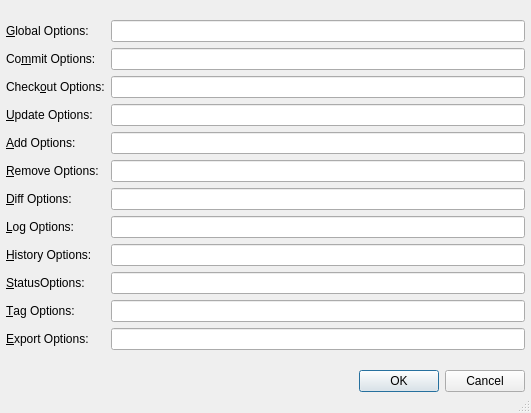
<ui version="4.0" >
 <class>vcsCommandOptionsDialog</class>
 <widget class="QDialog" name="vcsCommandOptionsDialog" >
  <property name="geometry" >
   <rect>
    <x>0</x>
    <y>0</y>
    <width>531</width>
    <height>413</height>
   </rect>
  </property>
  <property name="windowTitle" >
   <string>VCS Command Options</string>
  </property>
  <property name="whatsThis" >
   <string>&lt;b>VCS Command Options Dialog&lt;/b>
&lt;p>Enter the options for the different VCS commands. The "Global Options" entry applies to all VCS commands.&lt;/p></string>
  </property>
  <property name="sizeGripEnabled" >
   <bool>true</bool>
  </property>
  <layout class="QVBoxLayout" >
   <item>
    <layout class="QGridLayout" >
     <item row="8" column="0" >
      <widget class="QLabel" name="historyLabel" >
       <property name="text" >
        <string>&amp;History Options:</string>
       </property>
       <property name="buddy" >
        <cstring>historyEdit</cstring>
       </property>
      </widget>
     </item>
     <item row="4" column="0" >
      <widget class="QLabel" name="addLabel" >
       <property name="text" >
        <string>&amp;Add Options:</string>
       </property>
       <property name="buddy" >
        <cstring>addEdit</cstring>
       </property>
      </widget>
     </item>
     <item row="5" column="0" >
      <widget class="QLabel" name="removeLabel" >
       <property name="text" >
        <string>&amp;Remove Options:</string>
       </property>
       <property name="buddy" >
        <cstring>removeEdit</cstring>
       </property>
      </widget>
     </item>
     <item row="10" column="0" >
      <widget class="QLabel" name="tagLabel" >
       <property name="text" >
        <string>&amp;Tag Options:</string>
       </property>
       <property name="buddy" >
        <cstring>tagEdit</cstring>
       </property>
      </widget>
     </item>
     <item row="1" column="1" >
      <widget class="QLineEdit" name="commitEdit" >
       <property name="toolTip" >
        <string>Enter the options for the commit command.</string>
       </property>
       <property name="whatsThis" >
        <string>&lt;b>Commit Options&lt;/b>
&lt;p>Enter the options for the commit command.&lt;/p></string>
       </property>
      </widget>
     </item>
     <item row="8" column="1" >
      <widget class="QLineEdit" name="historyEdit" >
       <property name="toolTip" >
        <string>Enter the options for the history command.</string>
       </property>
       <property name="whatsThis" >
        <string>&lt;b>History Options&lt;/b>
&lt;p>Enter the options for the history command.&lt;/p></string>
       </property>
      </widget>
     </item>
     <item row="6" column="1" >
      <widget class="QLineEdit" name="diffEdit" >
       <property name="toolTip" >
        <string>Enter the options for the diff command.</string>
       </property>
       <property name="whatsThis" >
        <string>&lt;b>Diff Options&lt;/b>
&lt;p>Enter the options for the diff command.&lt;/p></string>
       </property>
      </widget>
     </item>
     <item row="3" column="1" >
      <widget class="QLineEdit" name="updateEdit" >
       <property name="toolTip" >
        <string>Enter the options for the update command.</string>
       </property>
       <property name="whatsThis" >
        <string>&lt;b>Update Options&lt;/b>
&lt;p>Enter the options for the update command.&lt;/p></string>
       </property>
      </widget>
     </item>
     <item row="7" column="1" >
      <widget class="QLineEdit" name="logEdit" >
       <property name="toolTip" >
        <string>Enter the options for the log command.</string>
       </property>
       <property name="whatsThis" >
        <string>&lt;b>Log Options&lt;/b>
&lt;p>Enter the options for the log command.&lt;/p></string>
       </property>
      </widget>
     </item>
     <item row="10" column="1" >
      <widget class="QLineEdit" name="tagEdit" >
       <property name="toolTip" >
        <string>Enter the options for the tag command.</string>
       </property>
       <property name="whatsThis" >
        <string>&lt;b>Tag Options&lt;/b>
&lt;p>Enter the options for the tag command.&lt;/p></string>
       </property>
      </widget>
     </item>
     <item row="9" column="1" >
      <widget class="QLineEdit" name="statusEdit" >
       <property name="toolTip" >
        <string>Enter the options for the status command.</string>
       </property>
       <property name="whatsThis" >
        <string>&lt;b>Status Options&lt;/b>
&lt;p>Enter the options for the status command.&lt;/p></string>
       </property>
      </widget>
     </item>
     <item row="6" column="0" >
      <widget class="QLabel" name="diffLabel" >
       <property name="text" >
        <string>&amp;Diff Options:</string>
       </property>
       <property name="buddy" >
        <cstring>diffEdit</cstring>
       </property>
      </widget>
     </item>
     <item row="0" column="0" >
      <widget class="QLabel" name="globalLabel" >
       <property name="text" >
        <string>&amp;Global Options:</string>
       </property>
       <property name="buddy" >
        <cstring>globalEdit</cstring>
       </property>
      </widget>
     </item>
     <item row="11" column="1" >
      <widget class="QLineEdit" name="exportEdit" >
       <property name="toolTip" >
        <string>Enter the options for the export command.</string>
       </property>
       <property name="whatsThis" >
        <string>&lt;b>Export Options&lt;/b>
&lt;p>Enter the options for the export command.&lt;/p></string>
       </property>
      </widget>
     </item>
     <item row="4" column="1" >
      <widget class="QLineEdit" name="addEdit" >
       <property name="toolTip" >
        <string>Enter the options for the add command.</string>
       </property>
       <property name="whatsThis" >
        <string>&lt;b>Add Options&lt;/b>
&lt;p>Enter the options for the add command.&lt;/p></string>
       </property>
      </widget>
     </item>
     <item row="7" column="0" >
      <widget class="QLabel" name="logLabel" >
       <property name="text" >
        <string>&amp;Log Options:</string>
       </property>
       <property name="buddy" >
        <cstring>logEdit</cstring>
       </property>
      </widget>
     </item>
     <item row="9" column="0" >
      <widget class="QLabel" name="statusLabel" >
       <property name="text" >
        <string>&amp;StatusOptions:</string>
       </property>
       <property name="buddy" >
        <cstring>statusEdit</cstring>
       </property>
      </widget>
     </item>
     <item row="5" column="1" >
      <widget class="QLineEdit" name="removeEdit" >
       <property name="toolTip" >
        <string>Enter the options for the remove command.</string>
       </property>
       <property name="whatsThis" >
        <string>&lt;b>Remove Options&lt;/b>
&lt;p>Enter the options for the remove command.&lt;/p></string>
       </property>
      </widget>
     </item>
     <item row="2" column="1" >
      <widget class="QLineEdit" name="checkoutEdit" >
       <property name="toolTip" >
        <string>Enter the options for the checkout command.</string>
       </property>
       <property name="whatsThis" >
        <string>&lt;b>Checkout Options&lt;/b>
&lt;p>Enter the options for the checkout command.&lt;/p></string>
       </property>
      </widget>
     </item>
     <item row="1" column="0" >
      <widget class="QLabel" name="commitLabel" >
       <property name="text" >
        <string>Co&amp;mmit Options:</string>
       </property>
       <property name="buddy" >
        <cstring>commitEdit</cstring>
       </property>
      </widget>
     </item>
     <item row="11" column="0" >
      <widget class="QLabel" name="exportLabel" >
       <property name="text" >
        <string>&amp;Export Options:</string>
       </property>
       <property name="buddy" >
        <cstring>exportEdit</cstring>
       </property>
      </widget>
     </item>
     <item row="2" column="0" >
      <widget class="QLabel" name="checkoutLabel" >
       <property name="text" >
        <string>Check&amp;out Options:</string>
       </property>
       <property name="buddy" >
        <cstring>checkoutEdit</cstring>
       </property>
      </widget>
     </item>
     <item row="3" column="0" >
      <widget class="QLabel" name="updateLabel" >
       <property name="text" >
        <string>&amp;Update Options:</string>
       </property>
       <property name="buddy" >
        <cstring>updateEdit</cstring>
       </property>
      </widget>
     </item>
     <item row="0" column="1" >
      <widget class="QLineEdit" name="globalEdit" >
       <property name="toolTip" >
        <string>Enter the global options.</string>
       </property>
       <property name="whatsThis" >
        <string>&lt;b>Global Options&lt;/b>
&lt;p>Enter the global options.&lt;/p></string>
       </property>
      </widget>
     </item>
    </layout>
   </item>
   <item>
    <widget class="QDialogButtonBox" name="buttonBox" >
     <property name="orientation" >
      <enum>Qt::Horizontal</enum>
     </property>
     <property name="standardButtons" >
      <set>QDialogButtonBox::Cancel|QDialogButtonBox::Ok</set>
     </property>
    </widget>
   </item>
  </layout>
 </widget>
 <layoutdefault spacing="6" margin="6" />
 <pixmapfunction>qPixmapFromMimeSource</pixmapfunction>
 <tabstops>
  <tabstop>globalEdit</tabstop>
  <tabstop>commitEdit</tabstop>
  <tabstop>checkoutEdit</tabstop>
  <tabstop>updateEdit</tabstop>
  <tabstop>addEdit</tabstop>
  <tabstop>removeEdit</tabstop>
  <tabstop>diffEdit</tabstop>
  <tabstop>logEdit</tabstop>
  <tabstop>historyEdit</tabstop>
  <tabstop>statusEdit</tabstop>
  <tabstop>tagEdit</tabstop>
  <tabstop>exportEdit</tabstop>
 </tabstops>
 <resources/>
 <connections>
  <connection>
   <sender>buttonBox</sender>
   <signal>accepted()</signal>
   <receiver>vcsCommandOptionsDialog</receiver>
   <slot>accept()</slot>
   <hints>
    <hint type="sourcelabel" >
     <x>120</x>
     <y>390</y>
    </hint>
    <hint type="destinationlabel" >
     <x>120</x>
     <y>411</y>
    </hint>
   </hints>
  </connection>
  <connection>
   <sender>buttonBox</sender>
   <signal>rejected()</signal>
   <receiver>vcsCommandOptionsDialog</receiver>
   <slot>reject()</slot>
   <hints>
    <hint type="sourcelabel" >
     <x>191</x>
     <y>390</y>
    </hint>
    <hint type="destinationlabel" >
     <x>193</x>
     <y>410</y>
    </hint>
   </hints>
  </connection>
 </connections>
</ui>
